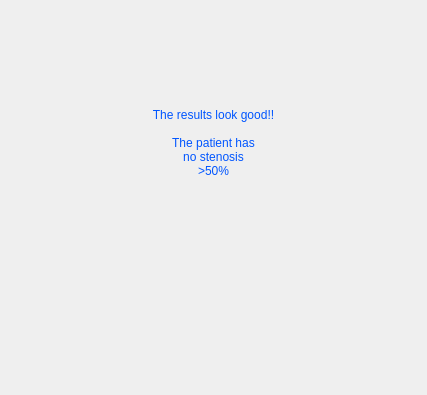
<?xml version="1.0" encoding="UTF-8"?>
<ui version="4.0">
 <class>qSlicerStenosisDetectorAppreciationStep</class>
 <widget class="QWidget" name="qSlicerStenosisDetectorAppreciationStep">
  <property name="enabled">
   <bool>true</bool>
  </property>
  <property name="geometry">
   <rect>
    <x>0</x>
    <y>0</y>
    <width>427</width>
    <height>395</height>
   </rect>
  </property>
  <property name="sizePolicy">
   <sizepolicy hsizetype="MinimumExpanding" vsizetype="MinimumExpanding">
    <horstretch>0</horstretch>
    <verstretch>0</verstretch>
   </sizepolicy>
  </property>
  <property name="minimumSize">
   <size>
    <width>0</width>
    <height>0</height>
   </size>
  </property>
  <property name="font">
   <font>
    <weight>50</weight>
    <italic>false</italic>
    <bold>false</bold>
   </font>
  </property>
  <property name="windowTitle">
   <string>Form</string>
  </property>
  <layout class="QVBoxLayout" name="verticalLayout_2">
   <item>
    <widget class="QWidget" name="widget_3" native="true">
     <property name="minimumSize">
      <size>
       <width>0</width>
       <height>80</height>
      </size>
     </property>
     <layout class="QVBoxLayout" name="verticalLayout">
      <item>
       <widget class="QLabel" name="label">
        <property name="styleSheet">
         <string notr="true">font: 75 italic 14pt &quot;Bitstream Charter&quot;;
color: rgb(0, 0, 255);
color: rgb(0, 85, 255);</string>
        </property>
        <property name="text">
         <string>The results look good!! 

The patient has 
no stenosis
&gt;50%</string>
        </property>
        <property name="alignment">
         <set>Qt::AlignCenter</set>
        </property>
       </widget>
      </item>
      <item>
       <spacer name="verticalSpacer_3">
        <property name="orientation">
         <enum>Qt::Vertical</enum>
        </property>
        <property name="sizeType">
         <enum>QSizePolicy::Fixed</enum>
        </property>
        <property name="sizeHint" stdset="0">
         <size>
          <width>20</width>
          <height>110</height>
         </size>
        </property>
       </spacer>
      </item>
     </layout>
    </widget>
   </item>
  </layout>
 </widget>
 <resources/>
 <connections/>
</ui>
